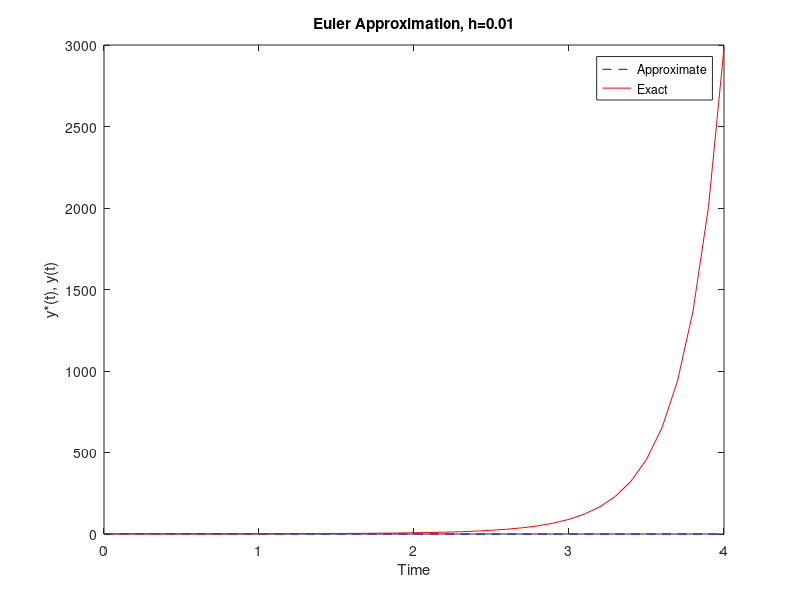

Reproduce this figure in MATLAB.
%Script that demonstrates Euler integration for a first order problem using Matlab.
% The problem to be solved is:
%y'(t)+2*y(t)=3*exp(-4*t)
%Note: this problem has a known exact solution
% y(t)=2.5*exp(-2*t)-1.5*exp(-4*t)

h=0.1;		%h is the time step.
t=0:h:4;	%initialize time variable.
clear ystar;	%wipe out old variable.
ystar(1)=1.0;	%initial condition (same for approximation).

	for i=1:length(t)-1,	%Set up "for" loop.
	   k1=3*exp(-4*t(i))-2*ystar(i);	%Calculate derivative;
	   ystar(i+1)=ystar(i)+h*k1;		%Estimate new value of y;
	end

%exact solution
%y=2.5*exp(-2*t)-1.5*exp(-4*t);
y= exp(0.5*t.*t);
%Plot approximate and exact solution.
	plot(t,ystar,'b--',t,y,'r-');
	legend('Approximate','Exact');
	title('Euler Approximation, h=0.01');
	xlabel('Time');
	ylabel('y*(t), y(t)');
%Print results
%for i=1:length(t)
%   disp(sprintf('t=%5.3f,  y(t)=%6.4f,  y*(t)=%6.4f',t(i),y(i),ystar(i)));
%end